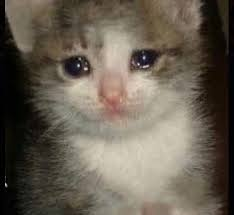
#> input picture opencv/resimler/sad-cat-2.jpg, 234 x 215 px
$ python lesson1.py
#> lines starting #> are read from the running program, lines starting #| are printed output that depends on the picture
import cv2
import numpy as np


picture = cv2.imread("resimler/sad-cat-2.jpg", 0)
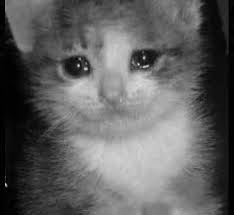
#> picture: shape (215, 234); min 0, max 222, mean 96.6
cv2.imshow("Resim", picture)

cv2.imwrite("resimler/grey-sad-cat.png", picture) #resmi kaydeder
# (dosya yolu yazmazsan aynı klasöre kaydeder)

a = cv2.waitKey(0)
#> (key q is pressed here)

if( a == ord("q")):
    cv2.destroyAllWindows()

elif a == ord("s"):
    cv2.imwrite("resimler/grey-sad-cat.png", picture) #resmi kaydeder
    # (dosya yolu yazmazsan aynı klasöre kaydeder)

$ run again, with opencv/resimler/Sinek.png saved as opencv/resimler/sad-cat-2.jpg
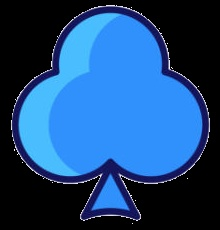
#> input picture opencv/resimler/Sinek.png, 220 x 230 px
#> `picture = cv2.imread("resimler/sad-cat-2.jpg", 0)`:
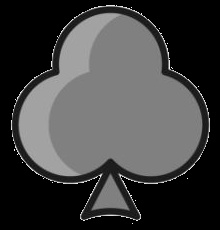
#> picture: shape (230, 220); min 0, max 252, mean 64.8
